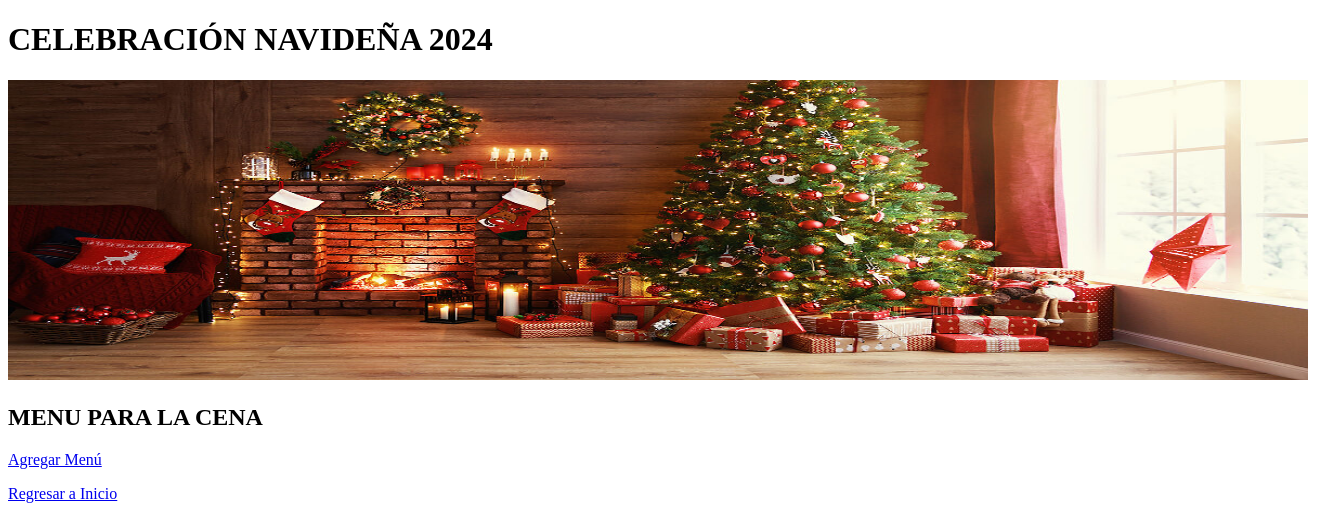
Page /menu/list/ on the earlier database version.
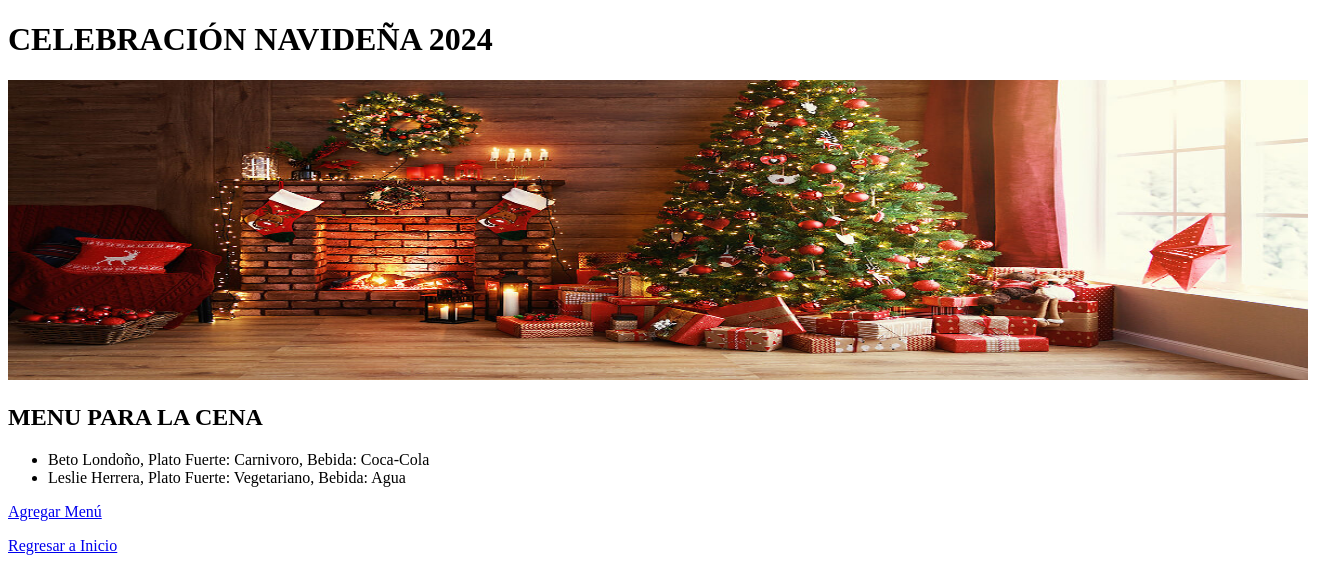
Same page on the later database version.
### appbeto/models.py (models this page shows)
class Menu (models.Model):
    nombre = models.CharField(max_length=255)
    apellido = models.CharField(max_length=255, blank=True)
    plato = models.CharField(max_length=255)
    bebida = models.CharField(max_length=255)
    def __str__(self):
        return f"{self.nombre} {self.apellido}, Plato Fuerte: {self.plato}, Bebida: {self.bebida}"

### appbeto/views.py (the view)
# urls.py: path('menu/list/', views.menu_list, name='menu_listado'),
def menu_list(request):
	indice = models.Menu.objects.all()
	return render(request, 'appbeto/menu_list.html', {'id_menu':indice})

### appbeto/templates/appbeto/menu_list.html (shortened to what this page needs)
{% extends 'appbeto/base.html' %}
{% load static %}
{% block extension %}
<h2> MENU PARA LA CENA </h2>
    <ul>
        {% for indice in id_menu %}
            <li>{{indice}}</li>
        {% endfor %}
    </ul>
    <a href="{% url 'appbeto:menu_form' %}">Agregar Menú</a>
    <a href="{% url 'appbeto:inicio' %}">Regresar a Inicio</a>
{% endblock extension %}

Differences in the rows shown:
added Menu: nombre+apellido+plato "Beto Londoño, Plato Fuerte: Carnivoro, Bebida: Coca-Cola"
added Menu: nombre+apellido+plato "Leslie Herrera, Plato Fuerte: Vegetariano, Bebida: Agua"
